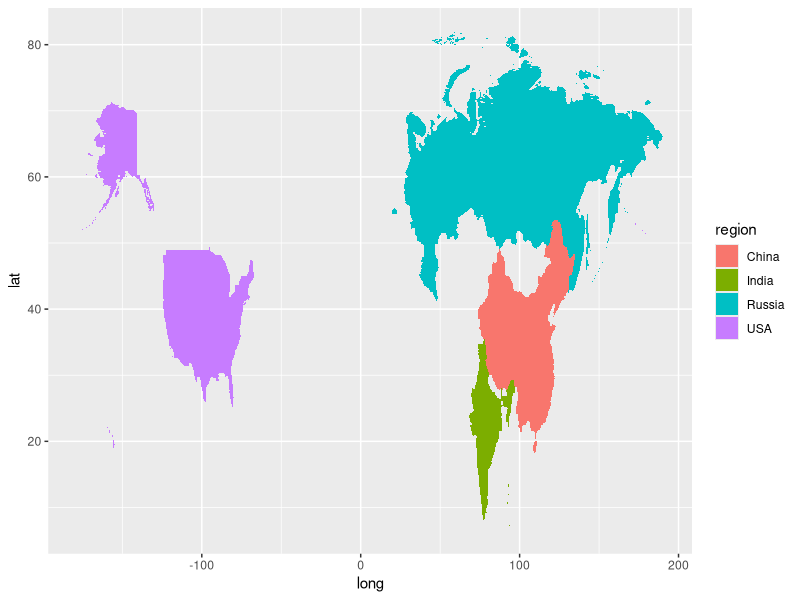

R code for this plot:
## ---- chunk 1
library(maps)
library(ggplot2)
eu <- map_data("world")
feu <- eu$region %in% c("USA","Russia","China","India")
eu <- eu[feu,]
qplot(long, lat, data=eu, geom="polygon", fill=region, group=group)
